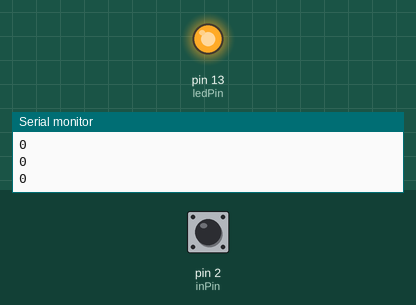
This sketch was run on a simulated Arduino Uno, built with avr-gcc and run on an emulated ATmega328P. On the bench: output pins drawn as LEDs (lit = HIGH), the last lines printed to the serial monitor. The test bench sets the inputs (shaded band); at power-on: pin 2 (inPin) HIGH.

Above: at 1.2 s.
1.3 s: pin 2 (inPin) pulled LOW for 0.15 s
At 1.55 s:
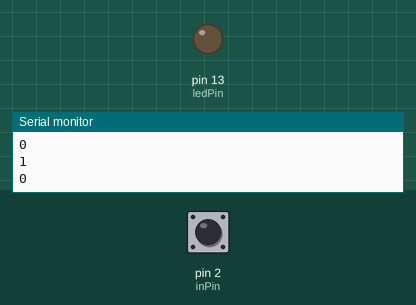
3.1 s: pin 2 (inPin) pulled LOW for 1 s
At 11.8 s:
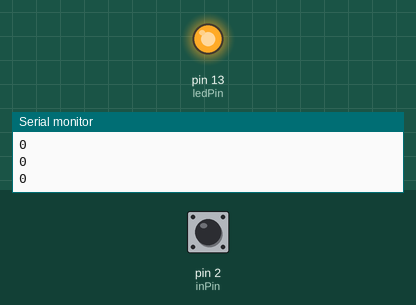
Timing chart, 0 to 13.3 s (numbered marks = the images above; inputs shaded):
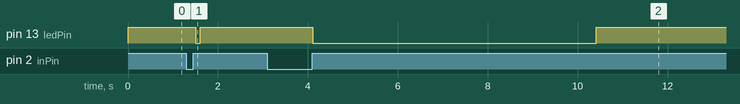

Measured:
- after the input at 1.3 s, pin 13 (ledPin): HIGH → LOW after 0.20 s, → HIGH 0.10 s later
- after the input at 3.1 s, pin 13 (ledPin): HIGH → LOW after 1.0 s, → HIGH 6.3 s later

The sketch:

sketch_apr28a.ino
```cpp
/*
 * 每十分之一秒递减一次的倒数计时器
 * 到0时点亮LED
 * 按下按钮递增计数，持续按钮递增速率
 */

 const int ledPin = 13;            //输出引脚
 const int inPin  = 2;             //输入引脚
 const int debounceTime = 20;      //要求的时间毫秒数
 const int fastIncrement = 1000;   //达到这个数后递增加快
 const int veryFastIncrement = 400; //大到这个数后递增更快
 int count = 0;                     //计数每十分之一秒递减一次

 void setup()
 {
   pinMode(inPin,INPUT);
   digitalWrite(inPin,HIGH);
   pinMode(ledPin,OUTPUT);
   Serial.begin(9600);
 }

void loop()
{
  int duration = switchTime();
  if( duration > veryFastIncrement)
    count = count + 10;
  else if(duration > fastIncrement)
    count = count + 4;
  else if( duration >debounceTime)
    count = count +1;
  else
  {
    if( count == 0)
     {
       digitalWrite(ledPin,HIGH);  //如果count为0 就点亮led
     }
    else
     {
      digitalWrite(ledPin,LOW);  //如果count不为0 就熄灭led
      count = count -1;          //并递减count
     }
  }
  Serial.println(count);
  delay(100);
}

long switchTime()              //返回开关被按下的以毫秒为单位的时间
{
  static unsigned long startTime = 0;  //开关状态变化第一次被检测到
  static boolean state;                //开关的当前状态
  if(digitalRead(inPin) != state)      //检查是否开关状态已改变
  {
    state = ! state;                  //是的，逆转状态
    startTime = millis();             //存储该时间
  }
  if(state ==LOW)
     return millis() - startTime;  //开关按下，返回时间
  else
    return 0;                      //如果没有被按下，就返回0
}
```
